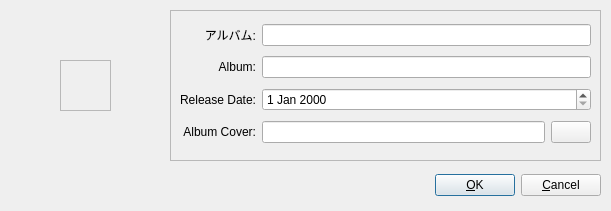
<ui version="4.0" >
 <author></author>
 <comment></comment>
 <exportmacro></exportmacro>
 <class>InsertAlbum</class>
 <widget class="QWidget" name="InsertAlbum" >
  <property name="geometry" >
   <rect>
    <x>0</x>
    <y>0</y>
    <width>611</width>
    <height>211</height>
   </rect>
  </property>
  <property name="windowTitle" >
   <string>UtopiaPlayer - New Album</string>
  </property>
  <widget class="QWidget" name="horizontalLayout" >
   <property name="geometry" >
    <rect>
     <x>10</x>
     <y>170</y>
     <width>591</width>
     <height>31</height>
    </rect>
   </property>
   <layout class="QHBoxLayout" >
    <property name="margin" >
     <number>0</number>
    </property>
    <property name="spacing" >
     <number>6</number>
    </property>
    <item>
     <spacer>
      <property name="orientation" >
       <enum>Qt::Horizontal</enum>
      </property>
      <property name="sizeHint" >
       <size>
        <width>40</width>
        <height>20</height>
       </size>
      </property>
     </spacer>
    </item>
    <item>
     <widget class="QPushButton" name="OKButton" >
      <property name="toolTip" >
       <string>Click here to insert the album record</string>
      </property>
      <property name="text" >
       <string>&amp;OK</string>
      </property>
      <property name="default" >
       <bool>true</bool>
      </property>
     </widget>
    </item>
    <item>
     <widget class="QPushButton" name="CancelButton" >
      <property name="toolTip" >
       <string>Click here to cancel insert operations</string>
      </property>
      <property name="text" >
       <string>&amp;Cancel</string>
      </property>
     </widget>
    </item>
   </layout>
  </widget>
  <widget class="QFrame" name="DataFrame" >
   <property name="geometry" >
    <rect>
     <x>170</x>
     <y>10</y>
     <width>431</width>
     <height>151</height>
    </rect>
   </property>
   <property name="frameShape" >
    <enum>QFrame::StyledPanel</enum>
   </property>
   <property name="frameShadow" >
    <enum>QFrame::Raised</enum>
   </property>
   <widget class="QWidget" name="gridLayout" >
    <property name="geometry" >
     <rect>
      <x>10</x>
      <y>10</y>
      <width>411</width>
      <height>131</height>
     </rect>
    </property>
    <layout class="QGridLayout" >
     <property name="margin" >
      <number>0</number>
     </property>
     <property name="spacing" >
      <number>6</number>
     </property>
     <item row="1" column="1" >
      <widget class="QLineEdit" name="RomajiAlbumEdit" >
       <property name="toolTip" >
        <string>The rōmaji version of the album</string>
       </property>
      </widget>
     </item>
     <item row="2" column="1" >
      <widget class="QDateEdit" name="ReleaseDateEdit" >
       <property name="toolTip" >
        <string>The date the album/single was released</string>
       </property>
      </widget>
     </item>
     <item row="0" column="0" >
      <widget class="QLabel" name="KanjiAlbumLabel" >
       <property name="text" >
        <string>アルバム:</string>
       </property>
       <property name="alignment" >
        <set>Qt::AlignRight|Qt::AlignTrailing|Qt::AlignVCenter</set>
       </property>
      </widget>
     </item>
     <item row="2" column="0" >
      <widget class="QLabel" name="ReleaseDateLabel" >
       <property name="text" >
        <string>Release Date:</string>
       </property>
       <property name="alignment" >
        <set>Qt::AlignRight|Qt::AlignTrailing|Qt::AlignVCenter</set>
       </property>
      </widget>
     </item>
     <item row="0" column="1" >
      <widget class="QLineEdit" name="KanjiAlbumEdit" >
       <property name="toolTip" >
        <string>The original Japanese version of the album</string>
       </property>
      </widget>
     </item>
     <item row="1" column="0" >
      <widget class="QLabel" name="RomajiAlbumLabel" >
       <property name="text" >
        <string>Album:</string>
       </property>
       <property name="alignment" >
        <set>Qt::AlignRight|Qt::AlignTrailing|Qt::AlignVCenter</set>
       </property>
      </widget>
     </item>
     <item row="3" column="1" >
      <layout class="QHBoxLayout" >
       <property name="margin" >
        <number>0</number>
       </property>
       <property name="spacing" >
        <number>6</number>
       </property>
       <item>
        <widget class="QLineEdit" name="AlbumCoverEdit" >
         <property name="toolTip" >
          <string>Relative path to the album cover</string>
         </property>
        </widget>
       </item>
       <item>
        <widget class="QPushButton" name="BrowseButton" >
         <property name="icon" >
          <iconset/>
         </property>
        </widget>
       </item>
      </layout>
     </item>
     <item row="3" column="0" >
      <widget class="QLabel" name="AlbumCoverLabel" >
       <property name="text" >
        <string>Album Cover:</string>
       </property>
       <property name="alignment" >
        <set>Qt::AlignRight|Qt::AlignTrailing|Qt::AlignVCenter</set>
       </property>
      </widget>
     </item>
    </layout>
   </widget>
  </widget>
  <widget class="QWidget" name="gridLayout_2" >
   <property name="geometry" >
    <rect>
     <x>10</x>
     <y>10</y>
     <width>151</width>
     <height>151</height>
    </rect>
   </property>
   <layout class="QGridLayout" >
    <property name="margin" >
     <number>0</number>
    </property>
    <property name="spacing" >
     <number>0</number>
    </property>
    <item row="0" column="1" >
     <spacer>
      <property name="orientation" >
       <enum>Qt::Vertical</enum>
      </property>
      <property name="sizeHint" >
       <size>
        <width>20</width>
        <height>40</height>
       </size>
      </property>
     </spacer>
    </item>
    <item row="1" column="0" >
     <spacer>
      <property name="orientation" >
       <enum>Qt::Horizontal</enum>
      </property>
      <property name="sizeHint" >
       <size>
        <width>40</width>
        <height>20</height>
       </size>
      </property>
     </spacer>
    </item>
    <item row="1" column="2" >
     <spacer>
      <property name="orientation" >
       <enum>Qt::Horizontal</enum>
      </property>
      <property name="sizeHint" >
       <size>
        <width>40</width>
        <height>20</height>
       </size>
      </property>
     </spacer>
    </item>
    <item row="1" column="1" >
     <widget class="QLabel" name="AlbumCover" >
      <property name="sizePolicy" >
       <sizepolicy>
        <hsizetype>7</hsizetype>
        <vsizetype>7</vsizetype>
        <horstretch>0</horstretch>
        <verstretch>0</verstretch>
       </sizepolicy>
      </property>
      <property name="toolTip" >
       <string>The album cover</string>
      </property>
      <property name="frameShape" >
       <enum>QFrame::StyledPanel</enum>
      </property>
      <property name="frameShadow" >
       <enum>QFrame::Raised</enum>
      </property>
     </widget>
    </item>
    <item row="2" column="1" >
     <spacer>
      <property name="orientation" >
       <enum>Qt::Vertical</enum>
      </property>
      <property name="sizeHint" >
       <size>
        <width>20</width>
        <height>40</height>
       </size>
      </property>
     </spacer>
    </item>
   </layout>
  </widget>
 </widget>
 <pixmapfunction></pixmapfunction>
 <tabstops>
  <tabstop>KanjiAlbumEdit</tabstop>
  <tabstop>RomajiAlbumEdit</tabstop>
  <tabstop>ReleaseDateEdit</tabstop>
  <tabstop>AlbumCoverEdit</tabstop>
  <tabstop>BrowseButton</tabstop>
  <tabstop>OKButton</tabstop>
  <tabstop>CancelButton</tabstop>
 </tabstops>
 <resources>
  <include location="UtopiaPlayer.qrc" />
 </resources>
 <connections/>
</ui>
